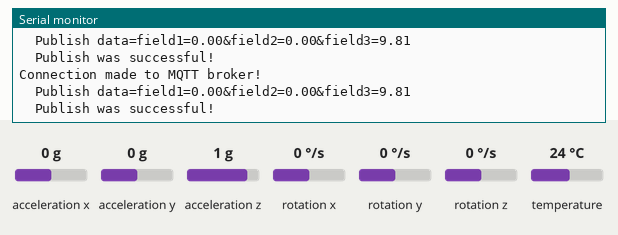
A program run on a simulated ESP8266 (Wemos D1 mini). On the bench: the last lines printed to the serial monitor. The test bench sets the inputs (shaded band); at power-on: acceleration x 0 g, acceleration y 0 g, acceleration z 1 g, rotation x 0 °/s, rotation y 0 °/s, rotation z 0 °/s, temperature 24 °C. WiFi joins after 1.5 s; servers stay silent unless stated; no MQTT or app messages arrive unless stated.

Above: at 3.2 s.
3.3 s: acceleration x set to -1.4 g
At 4.2 s:
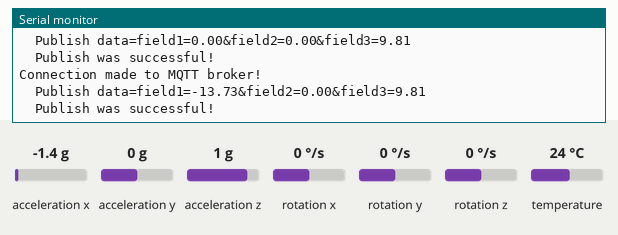
4.8 s: acceleration y set to -1.4 g
At 5.9 s:
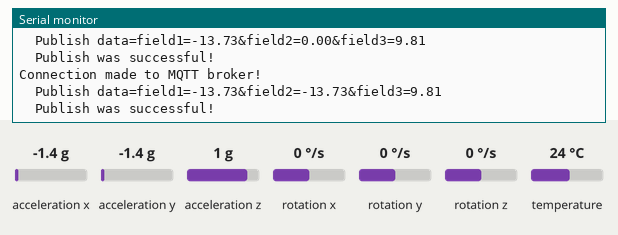
6.3 s: acceleration z set to -1.4 g
At 7.0 s:
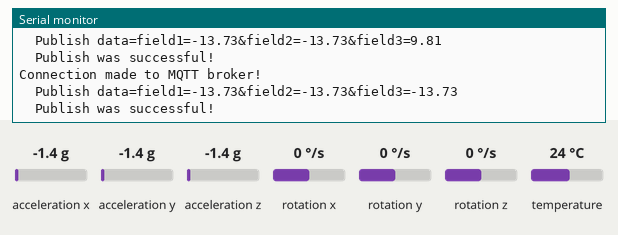

Measured:
- after the input at 3.3 s, the serial monitor: prints a new line after 0.43 s (image 1)
- after the input at 4.8 s, the serial monitor: prints a new line after 0.60 s (image 2)
- after the input at 6.3 s, the serial monitor: prints a new line after 0.22 s (image 3)

The program:

main.cpp
```cpp
// COMP-10184 – Mohawk College
// MQTT
//
// This program demonstrates getting x, y, z acceleration data from the MPU6050 sensor and sending it to a ThingSpeak
// channel every 5 seconds using the MQTT protocol.
//
// @author  Joshua Symons-Webb
// @id      000812836
//
// I, Joshua Symons-Webb, 000812836 certify that this material is my original work. No
// other person's work has been used without due acknowledgement.
//

#include <Arduino.h>
#include <Adafruit_MPU6050.h>
#include <Adafruit_Sensor.h>
#include <PubSubClient.h>
#include <ESP8266WiFi.h>
#include <Wire.h>
#include "secrets.h"

#define MQTT_MAX_PACKET_SIZE 4096 // Max packet size for MQTT
#define DELAY_5 500               // 5 second delay

// Wifi login details
char ssid[] = SECRET_SSID;
char pass[] = SECRET_PASS;

// ThingSpeak Channel & MQTT interface configuration
const char *mqttServer = "mqtt3.thingspeak.com";
const uint16_t mqttPort = 1883;
char mqttUserName[] = SECRET_MQTT_USERNAME;
char mqttPass[] = SECRET_MQTT_PASSWORD;
char clientID[] = SECRET_MQTT_CLIENT_ID;
int channelID = ThingSpeak_Channel;

String mqttTopic = "channels/" + String(channelID) + "/publish"; // MQTT topic

WiFiClient client;               // WiFi client
PubSubClient mqttClient(client); // MQTT publish/subscribe client

Adafruit_MPU6050 mpu; // MPU 6050 Configuration

// ***************************************************************************
// function to setup MPU6050.  configures acceleration range, angular rate change
// and filter bandwidth.
void configureMPU6050()
{
  mpu.setAccelerometerRange(MPU6050_RANGE_8_G);
  Serial.print("Accelerometer range set to: ");
  switch (mpu.getAccelerometerRange())
  {
  case MPU6050_RANGE_2_G:
    Serial.println("+-2G");
    break;
  case MPU6050_RANGE_4_G:
    Serial.println("+-4G");
    break;
  case MPU6050_RANGE_8_G:
    Serial.println("+-8G");
    break;
  case MPU6050_RANGE_16_G:
    Serial.println("+-16G");
    break;
  }
  mpu.setGyroRange(MPU6050_RANGE_500_DEG);
  Serial.print("Gyro range set to: ");
  switch (mpu.getGyroRange())
  {
  case MPU6050_RANGE_250_DEG:
    Serial.println("+- 250 deg/s");
    break;
  case MPU6050_RANGE_500_DEG:
    Serial.println("+- 500 deg/s");
    break;
  case MPU6050_RANGE_1000_DEG:
    Serial.println("+- 1000 deg/s");
    break;
  case MPU6050_RANGE_2000_DEG:
    Serial.println("+- 2000 deg/s");
    break;
  }

  mpu.setFilterBandwidth(MPU6050_BAND_5_HZ);
  Serial.print("Filter bandwidth set to: ");
  switch (mpu.getFilterBandwidth())
  {
  case MPU6050_BAND_260_HZ:
    Serial.println("260 Hz");
    break;
  case MPU6050_BAND_184_HZ:
    Serial.println("184 Hz");
    break;
  case MPU6050_BAND_94_HZ:
    Serial.println("94 Hz");
    break;
  case MPU6050_BAND_44_HZ:
    Serial.println("44 Hz");
    break;
  case MPU6050_BAND_21_HZ:
    Serial.println("21 Hz");
    break;
  case MPU6050_BAND_10_HZ:
    Serial.println("10 Hz");
    break;
  case MPU6050_BAND_5_HZ:
    Serial.println("5 Hz");
    break;
  }
}

// ****************************************************************************
// Gets MPU data and publishes to the ThingSpeak MQTT Client
void updateThingSpeak(void)
{
  // Get new sensor events with the readings
  sensors_event_t a, g, temp;
  mpu.getEvent(&a, &g, &temp);

  String mqttData;
  if (mqttClient.connect(clientID, mqttUserName, mqttPass)) // Makes MQTT Connection
  {
    Serial.println("Connection made to MQTT broker!");

    mqttData = "field1=" + String(a.acceleration.x) + "&field2=" + String(a.acceleration.y) + "&field3=" + String(a.acceleration.z);
    Serial.println("  Publish data=" + mqttData);

    // publish data
    if (mqttClient.publish(mqttTopic.c_str(), mqttData.c_str()))
    {
      Serial.println("  Publish was successful!");
    }
    else
    {
      Serial.println("  Publish failed..");
    }

    // disconnect from broker.  if we were also a subscriber, we would not do this.
    mqttClient.disconnect();
  }
  else
  {
    // See https://pubsubclient.knolleary.net/api.html#state for the failure code explanation.
    Serial.print("  Failed with state: ");
    Serial.println(mqttClient.state());
  }
}

// ****************************************************************************
void setup()
{
  Serial.begin(115200); // configure the USB serial monitor

  // Introduction Message
  Serial.println("--- COMP-10184 - MQTT ---");
  Serial.println("Name      : Joshua Symons-Webb");
  Serial.println("Student ID: 000812836 \n\n\n");
  delay(500); // Delay for intro message

  if (!mpu.begin()) // Try to initialize!
  {
    Serial.println("Failed to find MPU6050 chip");
    while (1)
    {
      delay(10);
    }
  }
  Serial.println("MPU6050 Found!");

  // set up accel/gyro sensor
  configureMPU6050();

  // connect to WiFi
  Serial.printf("\nConnecting to %s ", ssid);
  WiFi.begin(ssid, pass);
  while (WiFi.status() != WL_CONNECTED)
  {
    delay(500);
    Serial.print(".");
  }
  Serial.println(" connected");

  // set MQTT broker info
  mqttClient.setServer(mqttServer, mqttPort);
}

// ****************************************************************************
void loop()
{
  updateThingSpeak(); // try to publish data to ThingSpeak using MQTT protocol

  mqttClient.loop(); // MQTT libraries need this

  delay(DELAY_5); // Wait every 5 seconds
}
```

secrets.h
```cpp
#define SECRET_MQTT_USERNAME "AhQYCAYgOjIqAhIINTIDBi0"
#define SECRET_MQTT_CLIENT_ID "AhQYCAYgOjIqAhIINTIDBi0"
#define SECRET_MQTT_PASSWORD "wELF2psOXDia8qH6JIbUnX9r"
#define ThingSpeak_Channel 1947714

#define SECRET_SSID "Mohawk-IoT"
#define SECRET_PASS "IoT@MohawK1"
```
